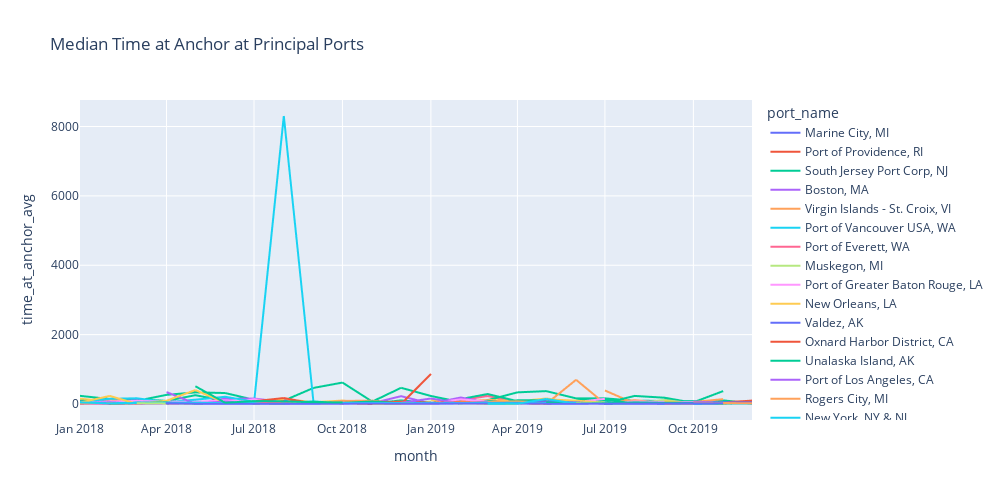

Here is the notebook cell this chart was saved with:
### Code cell
px.line(
    #data with month in dt format
    monthly_gdf
    .with_columns(pl.col('month').str.strptime(pl.Date, format='%Y%m'))
    .sort(by='month'), 
    #plot specs
    x='month', y='time_at_anchor_avg', color='port_name',
    title='Median Time at Anchor at Principal Ports',
    width=1000,
    height=500 
)
